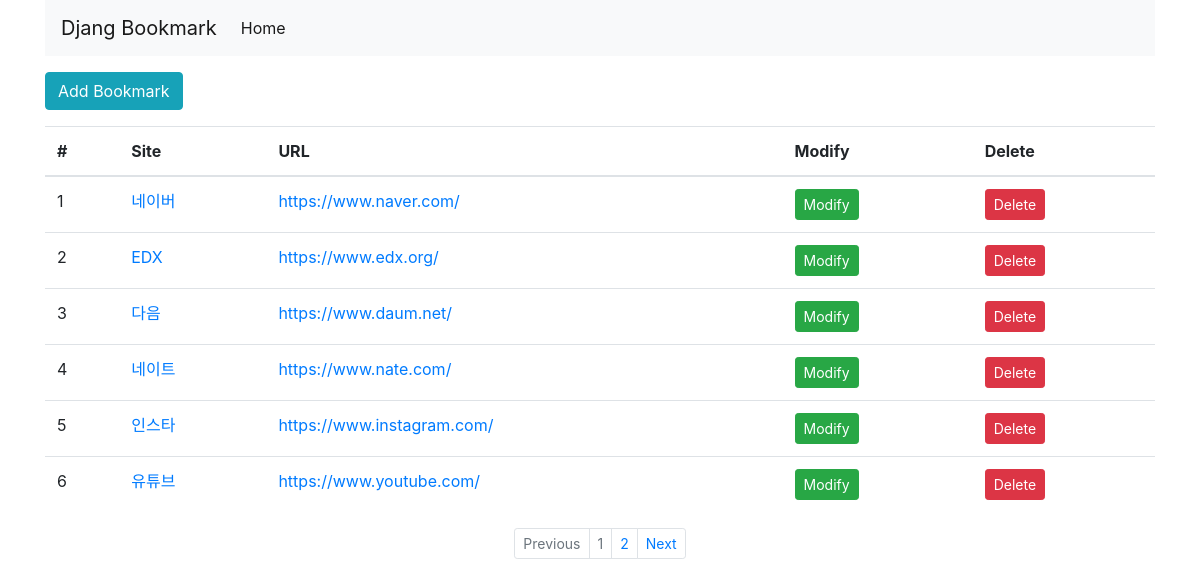
Screenshot of /bookmark/ with the database file from the repository.
### bookmark/models.py (models this page shows, shortened)
class Bookmark(models.Model):
    site_name= models.CharField(max_length=100)
    url = models.URLField('Site URL')

### bookmark/views.py (the view)
# urls.py: path('',BookmarkListView.as_view(), name='list'),
class BookmarkListView(ListView):
    model = Bookmark
    paginate_by = 6

### bookmark/templates/bookmark/bookmark_list.html (shortened to what this page needs)
<!DOCTYPE html>
<html lang="en">
<head>
</head>
<body>
{% extends 'base.html' %}
{% block content %}
<div class="btn-group">
    <a href="{% url 'add' %}" class="btn btn-info">Add Bookmark</a>
</div>
<table class="table">
    <thead>
        <tr>
            <th scope="col">#</th>
            <th scope="col">Site</th>
            <th scope="col">URL</th>
            <th scope="col">Modify</th>
            <th scope="col">Delete</th>
        </tr>
    </thead>
    <tbody>
        {% for bookmark in object_list %}
            <tr>
                <td>{{ forloop.counter }}</td>
                <td><a href="{% url 'detail' pk=bookmark.id %}">{{ bookmark.site_name }}</a></td>
                <td><a href="{{ bookmark.url }}" target="_blank">{{bookmark.url}}</a></td>
                <td><a href="{% url 'update' pk=bookmark.id %}" class="btn btn-success btn-sm">Modify</a></td>
                <td><a href="{% url 'delete' pk=bookmark.id %}" class="btn btn-danger btn-sm">Delete</a></td>
            </tr>
        {% endfor %}
    </tbody>
</table>
{% endblock %}
{% block pagination %}
    {% if is_paginated %}
        <ul class="pagination justify-content-center pagination-sm">
            {% if page_obj.has_previous %}
            <li class="page-item">
                <a class="page-link" href="{% url 'list' %}?page={{ page.obj.previous_page_number }}" tabindex="-1">Previous</a>
            </li>
            {% else %}
            <li class="page-item disabled">
                <a class="page-link" href="#" tabindex="-1">Previous</a>
            </li>
            {% endif %}
        {% for object in page_obj.paginator.page_range %}
                <li class="page-item {% if page_obj.number == forloop.counter %}disabled{% endif %}">
                    <a class="page-link" href="{{ request.path }}?page={{ forloop.counter }}">{{ forloop.counter }}</a>
                </li>
        {% endfor %}
        {% if page_obj.has_next %}
                <li class="page-item">
                    <a class="page-link" href="{% url 'list' %}?page={{ page_obj.next_page_number }}">Next</a>
                </li>
        {% else %}
                <li class="page-item disabled">
                    <a class="page-link" href="#">Next</a>
                </li>
        {% endif %}
            </ul>
    {% endif %}
{% endblock %}

### templates/base.html (shortened to what this page needs)
<!DOCTYPE html>
<html lang="en">
<head>
    <link rel="stylesheet" href="https://stackpath.bootstrapcdn.com/bootstrap/4.1.3/css/bootstrap.min.css">
</head>
<body>
<div class="container">
    <nav class="navbar navbar-expand-lg navbar-light bg-light">
        <a class="navbar-brand" href="#">Djang Bookmark</a>
        <div class="collapse navbar-collapse" id="navbarSupportedContent">
            <ul class="navbar-nav mr-auto">
                <li class="nav-item active">
                    <a class="nav-link" href="#">Home <span class="sr-only">(current)</span></a>
                </li>
            </ul>
        </div>
    </nav>
    <div class="row">
        <div class="col">
            {% block content %}
            {% endblock %}
            {% block pagination %}
            {% endblock %}
        </div>
    </div>
</div>
</body>
</html>

### rows the page displays
Bookmark: site_name "네이버", url "https://www.naver.com/"
Bookmark: site_name "EDX", url "https://www.edx.org/"
Bookmark: site_name "다음", url "https://www.daum.net/"
Bookmark: site_name "네이트", url "https://www.nate.com/"
Bookmark: site_name "인스타", url "https://www.instagram.com/"
Bookmark: site_name "유튜브", url "https://www.youtube.com/"
